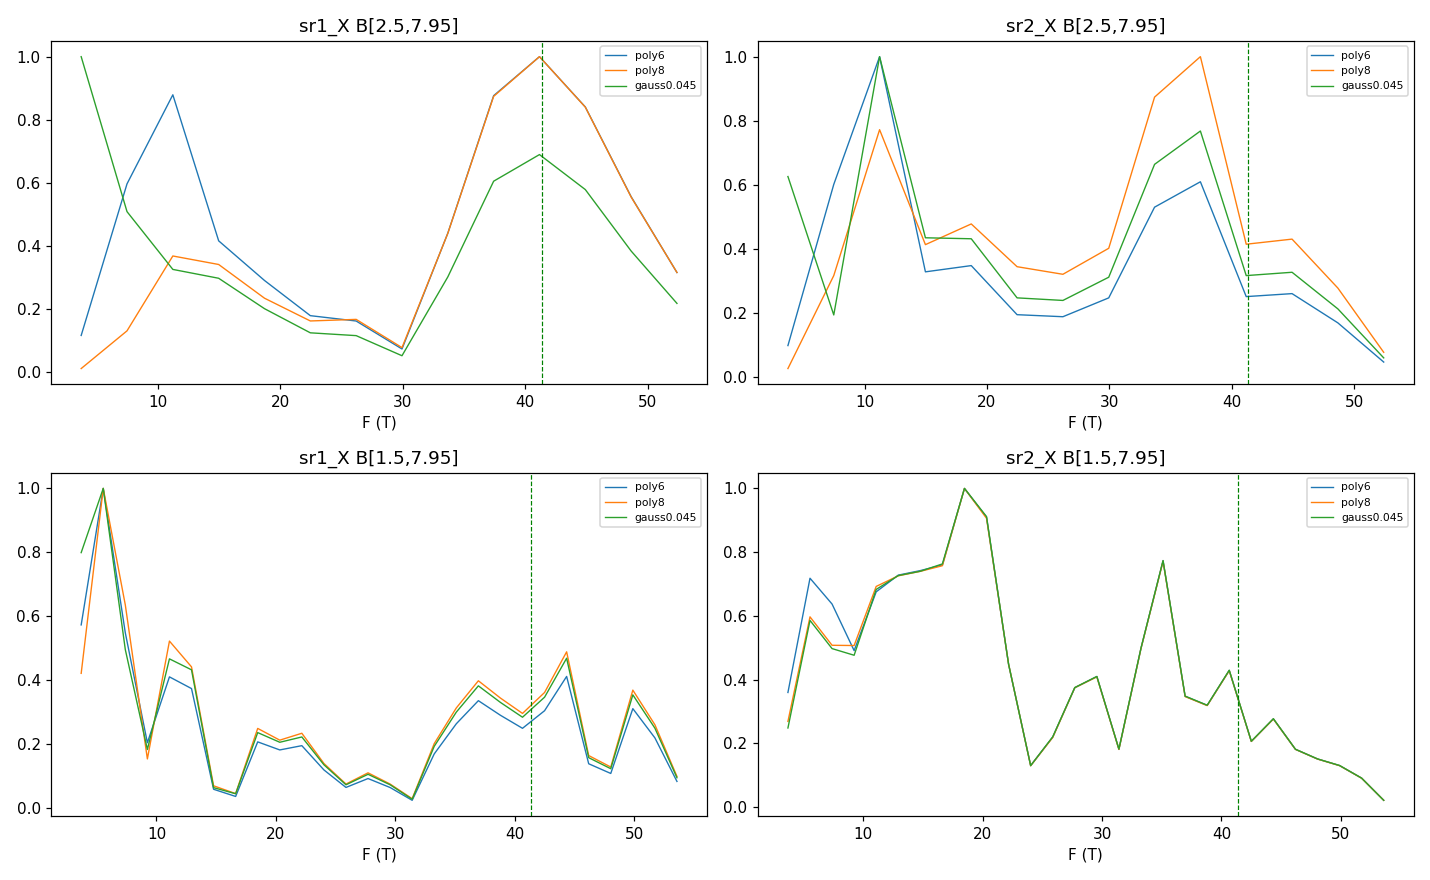

Python code for this plot:
import numpy as np, json
import matplotlib; matplotlib.use("Agg"); import matplotlib.pyplot as plt
from scipy.signal import find_peaks
from scipy.ndimage import gaussian_filter1d

m=json.load(open("data/2/metadata.json")); ci={c:i for i,c in enumerate(m["columns"])}
d=np.loadtxt("data/2/data.tsv.gz")
B=d[:,ci["magnet_mag"]]; I_bias=5e-9
F_tot=abs(-4.0e12*1e4)*6.62607e-34/(4*1.602177e-19)
print(f"Luttinger F_tot(n=-4e12) = {F_tot:.1f} T")

def spec(col, Blo, Bhi, detr, N=2048):
    sel=(B>=Blo)&(B<=Bhi); x=1.0/B[sel]; R=d[sel,ci[col]]/I_bias
    o=np.argsort(x); x,R=x[o],R[o]
    xu=np.linspace(x.min(),x.max(),N); Ru=np.interp(xu,x,R); dx=xu[1]-xu[0]
    if detr[0]=="poly":
        osc=Ru-np.polyval(np.polyfit(xu,Ru,detr[1]),xu)
    else:  # gaussian high-pass, sigma in x-units
        sig=detr[1]/dx; osc=Ru-gaussian_filter1d(Ru,sig)
    w=osc*np.hanning(N)
    F=np.fft.rfftfreq(N,d=dx); A=np.abs(np.fft.rfft(w))
    return F,A,x.max()-x.min()

detrenders=[("poly",6),("poly",8),("gauss",0.045)]
windows=[("B[2.5,7.95]",2.5,7.95),("B[1.5,7.95]",1.5,7.95)]
fig,ax=plt.subplots(len(windows),2,figsize=(13,8))
for wi,(wl,Blo,Bhi) in enumerate(windows):
    for col,c in [("sr1_X","C0"),("sr2_X","C1")]:
        axc=ax[wi][0 if col=="sr1_X" else 1]
        print(f"\n--- {col} {wl} (dF_res~{1/(1/Blo-1/Bhi):.1f} T) ---")
        for dt in detrenders:
            F,A,span=spec(col,Blo,Bhi,dt)
            k=(F>3)&(F<55); Fk,Ak=F[k],A[k]/A[(F>3)&(F<55)].max()
            pk,_=find_peaks(Ak,height=0.3,distance=10)
            pk=pk[np.argsort(Ak[pk])[::-1]][:4]; peaks=sorted(Fk[pk])
            print(f"  {dt}: peaks[T]={', '.join(f'{p:.1f}' for p in peaks)}")
            axc.plot(Fk,Ak,label=f"{dt[0]}{dt[1]}",lw=.9)
        axc.axvline(F_tot,color='g',ls='--',lw=.8)
        axc.set_title(f"{col} {wl}"); axc.set_xlabel("F (T)"); axc.legend(fontsize=7)
plt.tight_layout(); plt.savefig("hera_scratch/gonogo_fft2.png",dpi=110)
print("\nsaved hera_scratch/gonogo_fft2.png")
